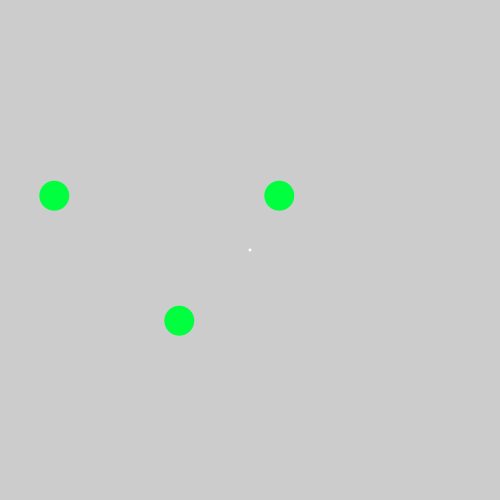
Frame 1 (no input)
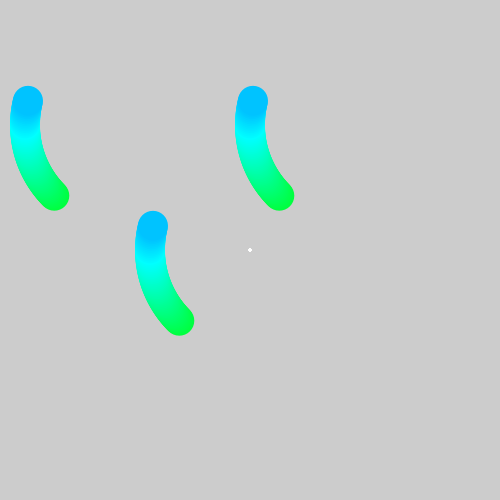
Frame 60 (the mouse pressed at the canvas centre just before this capture)
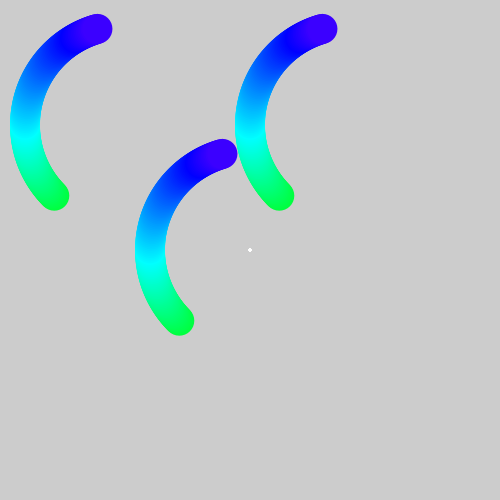
Frame 120 (the mouse held since frame 60 and released just before this capture)

The Processing sketch that drew these frames (run headless with seeded random() and noise(); from frame 60 on, the mouse is pressed at the canvas centre):

// Processing sketch: HBS_Angle_quiz
// ── HBS_Angle_quiz.pde
// HSB Color Wheel



int numObjects = 5;
 int angle = 135;
float dist = 100;

void setup() {
  size(500, 500);
  noStroke();
}

void draw() {
  // red, green and blue
  colorMode(RGB, 1000, 1000, 2);
  //hue, saturation, brightness
  colorMode(HSB, 360, 100, 100);
   
  //float x = 0;
  float x = cos( radians(angle)) * dist;
  //float y = 0;
  float y = sin( radians(angle)) * dist;
  
  

  fill(angle, 100, 100);
  ellipse( x + 250, y + 250, 30, 30);
  ellipse( x + 125, y + 125, 30, 30);
  ellipse( x + 350, y + 125, 30, 30);
 
  //angle = int(degrees(atan2(mouseY - 250, mouseX - 250)));
  

  //385/360 = 1 r 25

  println(angle, angle/360, angle % 360);
    fill(0, 0, 100);
  ellipse(250, 250, 3, 3);
   angle += 1;
  angle %= 360;
}

void keyPressed(){
  if(key == '='){
    angle ++;
  }
  if(key == '-'){
    angle --;
  }
}

// Add in key presses to move the bigger circle
